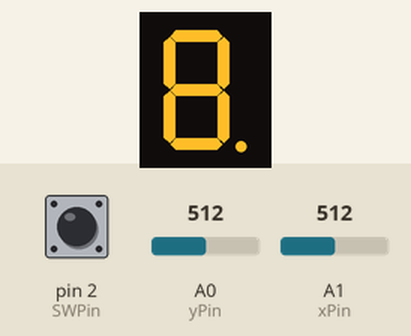
This sketch was run on a simulated Arduino Uno, built with avr-gcc and run on an emulated ATmega328P. Parts: 1-digit seven-segment display. Wiring (inferred from the names in the program): 1-digit 7-segment display, segments lit when LOW: segments pin 4, pin 9, pin 10, pin 11, pin 6, pin 7, pin 8, pin 5. The test bench sets the inputs (shaded band); at power-on: A0 (yPin) = 512, pin 2 (SWPin) HIGH, A1 (xPin) = 512. The segment pins are drawn as the display they are named for.

Above: at 0.17 s.
At 1.2 s:
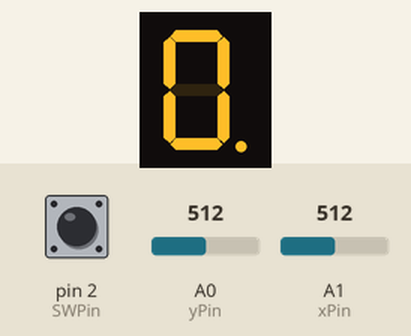
1.3 s: A0 (yPin) set to 960
At 1.92 s:
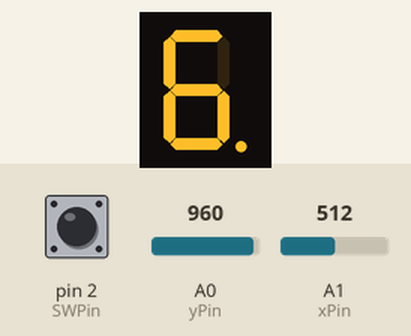
Timing chart, 0 to 4.3 s (numbered marks = the images above; inputs shaded):
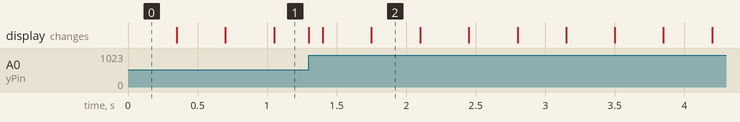

Measured:
- after the input at 1.3 s, the display: changes at once (image 2)

The sketch:

7-SegMovement.ino
```cpp
/*
  The following code allows you to move through a 7-segment Display using a joystick, the current LED segment will blink so you know where you are,
  additionally by short pressing the joystick/an external button the current segment will turn HIGH after you move your current segment from it, and you can turn them LOW if you
  short press again. By long pressing the joystick/button all the HIGH segments will turn LOW and the current segment will return to dp (decimal point).

*/

const int SWPin = 2; // button pin
const int xPin = A1; // X axis pin
const int yPin = A0; // Y axis pin

const int noSegs = 8; // number of segments on the 7-Seg
const int possibleDirections = 4; // number of possible moves

//                       a,b,c, d, e,f,g,dp
//                       0,1,2, 3, 4,5,6,7
const int segsPins[8] = {5,4,9,10,11,6,7,8}; // the vector with the segments pins, the order is the alphabetical order of the segments' name

int xVal = 0; // the value from the x axis
int yVal = 0; // the value from the y axis

int currentSegIndex = noSegs - 1; // the index in the vector of the current segment (dp)
int currentSeg = segsPins[7]; // the pin of the current seg, by default dp

bool moveDone = false; // this checks if a move was already done
int nextPosition = -1; // can take a value from 0 to 3 indicating the direction of the next move (0 - up, 1 - down, 2 - left, 3 - right), -1 if there is not a valid move

unsigned long moveTimer = 0; // the following variables check if there is a window of 30 ms between moves
const unsigned long movePeriod = 30;

/*
The following matrix indicates what moves are valid and where the blinking light can go from one segment

I - Index
U - Up
D - Down
L - Left
R - Right

I    U    D    L    R
a   -1    g    f    b
b    a    g    f   -1
c    g    d    e    dp
d    g   -1    e    c
e    g    d   -1    c
f    a    g   -1    b
g    a    d   -1   -1
dp  -1   -1    c   -1

*/
int segMatrix[noSegs][possibleDirections] = { // the matrix from above using values from segPrins
    {-1, segsPins[6], segsPins[5], segsPins[1]},
    {segsPins[0], segsPins[6], segsPins[5], -1},
    {segsPins[6], segsPins[3], segsPins[4], segsPins[7]},
    {segsPins[6], -1, segsPins[4], segsPins[2]},
    {segsPins[6], segsPins[3], -1, segsPins[2]},
    {segsPins[0], segsPins[6], -1, segsPins[1]},
    {segsPins[0], segsPins[3], -1, -1},
    {-1, -1, segsPins[2], -1}
  };


int highSegs[noSegs] = {0,0,0,0,0,0,0,0}; //vector that will contain only 1 and 0, I iterate throught the vector and if the value is 1 the letter that is on that position turns on
// by using the segsPins

const unsigned long blinkPeriod = 350; // the current seggment will be HIGH for 350 ms and LOW for another 350 ms one after the other, creating the blink
unsigned long blinkTime = 0; // this counts how much time passed between blinks
int blinkState = LOW; // the current state of the blink

//Debounce

// the volatile variables get changed in the ISR function that is triggered by the interrupt from pin 2 and the following variables are used reduce noise in the button
volatile bool possiblePress = false;
volatile bool shouldStartCounter = false;
unsigned long lastDebounceTime = 0;
const unsigned int debounceDelay = 50;
bool buttonReading = HIGH;

// the button has to be pressed 2500 ms (2.5s) so that a long press will be recorded
unsigned long longPressTime = 0;
const unsigned long longPressPeriod = 2500;
bool  longPressState = false;

// the max and min values for the joystick in X and Y directions
const int minValueUpRight = 0;
const int maxValueUpRight = 100;
const int minValueDownLeft = 950;
const int maxValueDownLeft = 1023;
const int minValThreshold = 475;
const int maxValThreshold = 575;

void setup() {
  for (int i = 0; i <= noSegs - 1; i++){
    pinMode(segsPins[i], OUTPUT);
  }
  pinMode(SWPin, INPUT_PULLUP);

  attachInterrupt(digitalPinToInterrupt(SWPin), handleInterrupt, CHANGE); // declaration of the ISR function
}
void readAxis(){
  xVal = analogRead(xPin);
  yVal = analogRead(yPin);

  if (moveDone == true && (xVal >= minValThreshold && xVal <= maxValThreshold) && (yVal >= minValThreshold && yVal <= maxValThreshold)){
    moveDone = false;
    nextPosition = -1;
  }

  if (moveDone == false && millis() - moveTimer > movePeriod){
    if (xVal >= minValueUpRight && xVal <= maxValueUpRight){
      nextPosition = 0;
    }
    else
    if (xVal <= maxValueDownLeft && xVal >= minValueDownLeft){
      nextPosition = 1;
    }
    else
    if (yVal <= maxValueDownLeft && yVal >= minValueDownLeft){
      nextPosition = 2;
    }
    else
    if (yVal >= minValueUpRight && yVal <= maxValueUpRight){
      nextPosition = 3;
    }

   if(segMatrix[currentSegIndex][nextPosition] != -1 && nextPosition != -1){ // if the value of nextPosition is different from -1 in the SegMatrix at line currentSefIndex and at
   // nextPosition the blinking led moves
    moveDone = true;

    moveTimer = millis();

    currentSeg = segMatrix[currentSegIndex][nextPosition]; // currentSeg takes the new segs' pin

    for (int i = 0; i <= noSegs - 1; i++){
      if (currentSeg == segsPins[i]){ //a search for the index of the current segment
          currentSegIndex = i;
      }

    nextPosition = -1;
    }
   }
  }
}
void loop() {
  readAxis();

  for (int i = 0; i <= noSegs - 1; i++) {
    if (highSegs[i] == 1 && segsPins[i] != currentSeg){
      digitalWrite(segsPins[i], HIGH);
    }else{
      if (segsPins[i] != currentSeg){
        digitalWrite(segsPins[i], LOW);
      }
    }
   }

  if (millis() - blinkTime >= blinkPeriod){
    blinkTime = millis();
    blinkState = !blinkState;
  }
  if (possiblePress) {
// Start the debounce counter if needed
  if (shouldStartCounter) {
      lastDebounceTime = millis();
      shouldStartCounter = false;
  }
// If the debounce period has elapsed
  if ((millis() - lastDebounceTime) > debounceDelay) {
// Read the current state of the button
    buttonReading = digitalRead(SWPin);
    if (longPressState == false){
      longPressTime = millis();
      longPressState = true;
    }

  if (buttonReading == 1){
    if ( millis() - longPressTime >= longPressPeriod && longPressState == true){

        for (int i = 0; i <= noSegs - 1; i++) { // if a long press happened all the led that were on are gonna be turned off and the current position will be dp
          highSegs[i] = 0;
        }

        currentSeg = segsPins[7];
        currentSegIndex = noSegs - 1;

        longPressState = false;
    }
  else{
        highSegs[currentSegIndex] = !highSegs[currentSegIndex];

        longPressState = false;
        }
      }

  possiblePress = false;
    }
  }

  digitalWrite(currentSeg, blinkState);
}
void handleInterrupt(){
  possiblePress = true;
  shouldStartCounter = true;
}
```
